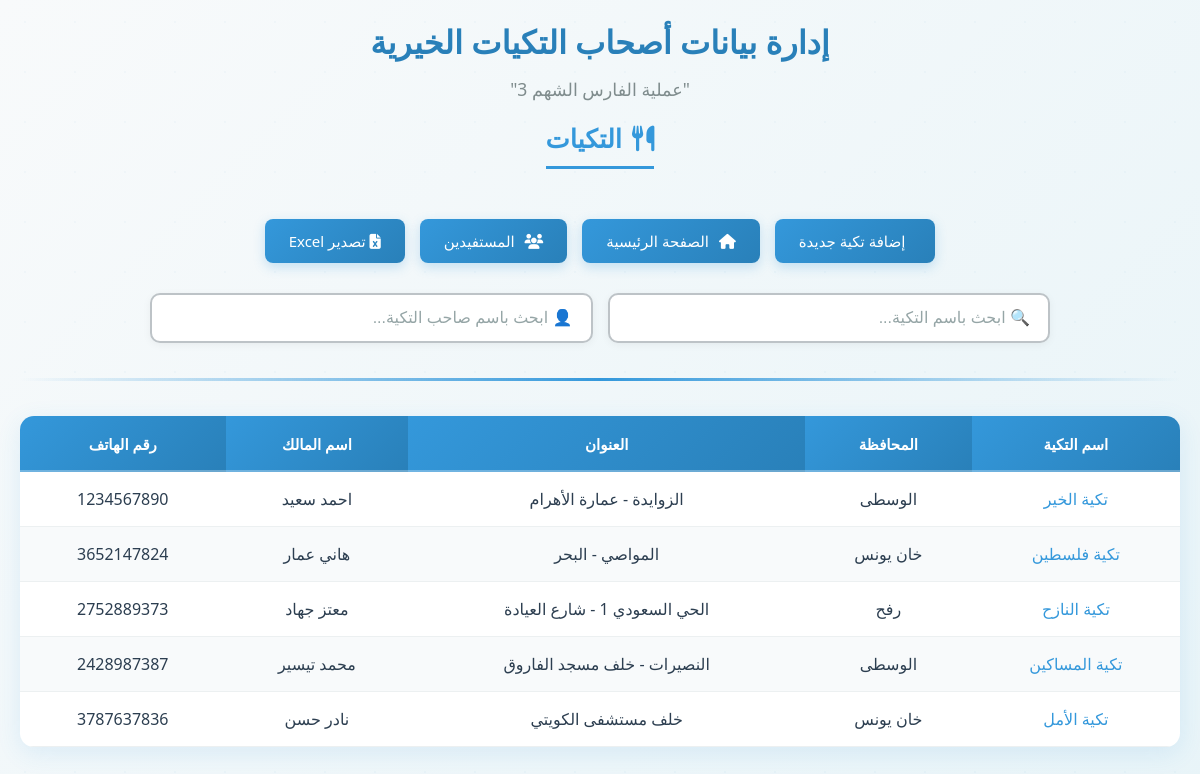
The page /takiyat/ (signed in) on the database its author committed.
### manegementdata/models.py (models this page shows, shortened)
class Takiya(models.Model):
    name = models.CharField(
        max_length=200,
        verbose_name="اسم المطبخ / التكية",
        null=True, blank=True
    )
    GOVERNORATE_CHOICES = [
        ("رفح", "رفح"),
        ("خان يونس", "خان يونس"),
        ("الوسطى", "المحافظة الوسطى"),
    ]
    governorate = models.CharField(
        max_length=50,
        choices=GOVERNORATE_CHOICES,
        verbose_name="المحافظة",
        null=True, blank=True
    )
    address = models.CharField(
        max_length=300,
        verbose_name="العنوان بالتفصيل",
        null=True, blank=True
    )
    owner_name = models.CharField(
        max_length=200,
        verbose_name="اسم صاحب التكية",
        null=True, blank=True
    )
    owner_id = models.CharField(
        max_length=9,
        validators=[RegexValidator(r'^\d{9}$', "رقم الهوية يجب أن يكون 9 أرقام")],
        verbose_name="رقم هوية صاحب التكية",
        null=True, blank=True
    )
    mobile_number = models.CharField(
        max_length=10,
        validators=[RegexValidator(r'^\d{10}$', "رقم الجوال يجب أن يكون 10 أرقام")],
        verbose_name="رقم الجوال",
        null=True, blank=True
    )
    coordinates = models.CharField(
        max_length=50,
        verbose_name="إحداثيات الموقع",
        null=True, blank=True
    )
    total_pots = models.PositiveIntegerField(
        verbose_name="إجمالي عدد القدور",
        null=True, blank=True
    )
    pots_80 = models.PositiveIntegerField(
        verbose_name="عدد القدور سعة 80 لتر",
        null=True, blank=True
    )
    pots_100 = models.PositiveIntegerField(
        verbose_name="عدد القدور سعة 100 لتر",
        null=True, blank=True
    )
    pots_120 = models.PositiveIntegerField(
        verbose_name="عدد القدور سعة 120 لتر",
        null=True, blank=True
    )
    pots_150 = models.PositiveIntegerField(
        verbose_name="عدد القدور سعة 150 لتر",
        null=True, blank=True
    )
    pots_200 = models.PositiveIntegerField(
        verbose_name="عدد القدور سعة 200 لتر",
        null=True, blank=True
    )
    daily_capacity = models.PositiveIntegerField(
        verbose_name="القدرة الإنتاجية اليومية (بالقدر)",
        null=True, blank=True
    )
    STATUS_CHOICES = [
        ("فعال", "فعال"),
        ("متوقف", "متوقف"),
    ]
    status = models.CharField(
        max_length=10,
        choices=STATUS_CHOICES,
        verbose_name="حالة التكية",
        null=True, blank=True
    )
    created_at = models.DateField(
        auto_now_add=True,
        verbose_name="تاريخ الإنشاء"
    )

### manegementdata/views.py (the view)
# urls.py: path("takiyat/", views.takiyat_list, name="takiyat_list"),
@login_required(login_url='login')
def takiyat_list(request):
    takiyat = Takiya.objects.all()
    return render(request, "takiyat_list.html", {
        "takiyat": takiyat,
        'user_can_edit': request.user.is_authenticated and request.user.is_staff,
        })

### manegementdata/templates/takiyat_list.html (shortened to what this page needs)
{% load static %}
<!DOCTYPE html>
<html lang="ar" dir="rtl">
<head>
    <link rel="stylesheet" href="https://cdnjs.cloudflare.com/ajax/libs/font-awesome/6.5.0/css/all.min.css">
</head>
<body>
    <div class="container">
        <header class="header">
            <h1>إدارة بيانات أصحاب التكيات الخيرية</h1>
            <p class="subtitle">"عملية الفارس الشهم 3"</p>
            <h2><i class="fas fa-utensils" style="margin-left: 10px;"></i>التكيات</h2>
        </header>
        <nav class="nav-buttons">
            {% if user_can_edit %}
            <a href="{% url 'add_new_takiya' %}" class="nav-btn">
                إضافة تكية جديدة
            </a>
            {% endif %}
            <a href="{% url 'index' %}" class="nav-btn">
                <i class="fas fa-home" style="margin-left: 6px;"></i>
                الصفحة الرئيسية
            </a>
            <a href="{% url 'all_beneficiaries_takiya' %}" class="nav-btn">
                <i class="fas fa-users" style="margin-left: 6px;"></i>
                المستفيدين
            </a>
            <a href="{% url 'export_takiyat_excel' %}" class="nav-btn">
                <i class="fas fa-file-excel"></i>
                <span>تصدير Excel</span>
            </a>
        </nav>
        <div class="search-container">
            <div class="search-wrapper">
                <input
                    type="text"
                    id="searchBoxName"
                    class="search-box"
                    placeholder="🔍 ابحث باسم التكية..."
                    onkeyup="filterTable()"
                >
            </div>
            <div class="search-wrapper">
                <input
                    type="text"
                    id="searchBoxOwner"
                    class="search-box"
                    placeholder="👤 ابحث باسم صاحب التكية..."
                    onkeyup="filterTable()"
                >
            </div>
        </div>
        <div class="divider"></div>
        <section class="table-section">
            <div class="table-wrapper">
                <table class="data-table" id="takiyatTable">
                    <thead>
                        <tr>
                            <th>اسم التكية</th>
                            <th>المحافظة</th>
                            <th>العنوان</th>
                            <th>اسم المالك</th>
                            <th>رقم الهاتف</th>
                        </tr>
                    </thead>
                    <tbody>
                        {% for tekiya in takiyat %}
                        <tr>
                            <td><a href="{% url 'takiya_detail' tekiya.pk %}">{{ tekiya.name }}</a></td>
                            <td>{{ tekiya.governorate }}</td>
                            <td>{{ tekiya.address }}</td>
                            <td>{{ tekiya.owner_name }}</td>
                            <td>{{ tekiya.mobile_number }}</td>
                        </tr>
                        {% endfor %}
                    </tbody>
                </table>
            </div>
        </section>
    </div>
</body>
</html>

### manegementdata/templates/takiyat_list.html (style rules this page uses)
* { margin: 0; padding: 0; box-sizing: border-box; }
body { font-family: 'Segoe UI', Tahoma, Geneva, Verdana, sans-serif; background: linear-gradient(135deg, #f8fafb 0%, #e8f4f8 100%); color: #2c3e50; min-height: 100vh; padding: 20px; position: relative; overflow-x: hidden; }
body::before { content: ''; position: fixed; top: -50%; left: -50%; width: 200%; height: 200%; background: radial-gradient(circle, rgba(41, 128, 185, 0.03) 1px, transparent 1px); background-size: 50px 50px; animation: backgroundMove 20s linear infinite; z-index: 0; pointer-events: none; }
.container { max-width: 1200px; margin: 0 auto; position: relative; z-index: 1; }
.header { text-align: center; margin-bottom: 35px; animation: fadeInDown 0.8s ease-out; }
.header h1 { font-size: 2rem; color: #2980b9; margin-bottom: 12px; font-weight: 700; line-height: 1.4; animation: fadeIn 0.8s ease-out 0.2s both; }
.header .subtitle { color: #7f8c8d; font-size: 1.1rem; margin-bottom: 20px; animation: fadeIn 0.8s ease-out 0.3s both; }
.header h2 { font-size: 1.6rem; color: #3498db; margin-bottom: 15px; font-weight: 600; padding-bottom: 10px; border-bottom: 3px solid #3498db; display: inline-block; animation: fadeIn 0.8s ease-out 0.4s both; }
.nav-buttons { display: flex; justify-content: center; gap: 15px; margin-bottom: 30px; flex-wrap: wrap; animation: fadeInUp 0.8s ease-out 0.3s both; }
.nav-btn { padding: 12px 24px; background: linear-gradient(135deg, #3498db 0%, #2980b9 100%); color: white; border: none; border-radius: 8px; cursor: pointer; font-weight: 500; text-decoration: none; transition: all 0.3s ease; font-size: 15px; box-shadow: 0 4px 12px rgba(52, 152, 219, 0.25); position: relative; overflow: hidden; }
.nav-btn::before { content: ''; position: absolute; top: 0; left: -100%; width: 100%; height: 100%; background: linear-gradient(90deg, transparent, rgba(255, 255, 255, 0.2), transparent); transition: left 0.5s ease; }
.search-container { max-width: 900px; margin: 0 auto 35px; display: flex; gap: 15px; flex-wrap: wrap; animation: fadeIn 0.8s ease-out 0.5s both; }
.search-wrapper { flex: 1; min-width: 250px; }
.search-box { width: 100%; padding: 14px 18px; font-size: 16px; border: 2px solid #bdc3c7; border-radius: 10px; outline: none; transition: all 0.3s ease; background: white; box-shadow: 0 2px 8px rgba(0, 0, 0, 0.05); }
.search-box::placeholder { color: #95a5a6; }
.divider { height: 3px; background: linear-gradient(to right, transparent, #3498db, transparent); margin: 35px 0; animation: expandWidth 1s ease-out 0.6s both; }
.table-section { background: white; border-radius: 14px; overflow: hidden; box-shadow: 0 6px 24px rgba(52, 152, 219, 0.12); margin-bottom: 40px; animation: fadeInUp 0.8s ease-out 0.7s both; }
.table-wrapper { overflow-x: auto; }
.data-table { width: 100%; border-collapse: collapse; }
.data-table th { background: linear-gradient(135deg, #3498db, #2980b9); color: white; padding: 18px 16px; font-weight: 600; text-align: center; font-size: 15px; white-space: nowrap; position: relative; }
.data-table th::after { content: ''; position: absolute; bottom: 0; left: 0; width: 100%; height: 2px; background: rgba(255, 255, 255, 0.3); }
.data-table td { padding: 16px; border-bottom: 1px solid #ecf0f1; text-align: center; transition: background-color 0.2s ease; }
.data-table tbody tr { animation: fadeIn 0.5s ease-out both; }
.data-table tbody tr:nth-child(1) { animation-delay: 0.1s; }
.data-table tbody tr:nth-child(2) { animation-delay: 0.15s; }
.data-table tbody tr:nth-child(3) { animation-delay: 0.2s; }
.data-table tbody tr:nth-child(4) { animation-delay: 0.25s; }
.data-table tbody tr:nth-child(5) { animation-delay: 0.3s; }
.data-table tbody tr:nth-child(even) { background-color: #f8fafb; }
.data-table a { color: #3498db; text-decoration: none; font-weight: 500; transition: all 0.3s ease; position: relative; display: inline-block; }
.data-table a::after { content: ''; position: absolute; bottom: -2px; left: 0; width: 0; height: 2px; background: #2980b9; transition: width 0.3s ease; }

### rows shown on the page
Takiya: name "تكية الخير", governorate "الوسطى", address "الزوايدة - عمارة الأهرام", owner_name "احمد سعيد", mobile_number "1234567890"
Takiya: name "تكية فلسطين", governorate "خان يونس", address "المواصي - البحر", owner_name "هاني عمار", mobile_number "3652147824"
Takiya: name "تكية النازح", governorate "رفح", address "الحي السعودي 1 - شارع العيادة", owner_name "معتز جهاد", mobile_number "2752889373"
Takiya: name "تكية المساكين", governorate "الوسطى", address "النصيرات - خلف مسجد الفاروق", owner_name "محمد تيسير", mobile_number "2428987387"
Takiya: name "تكية الأمل", governorate "خان يونس", address "خلف مستشفى الكويتي", owner_name "نادر حسن", mobile_number "3787637836"
